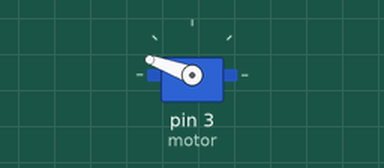
Recording of a sketch running on a simulated Arduino Uno, built with avr-gcc and run on an emulated ATmega328P. Parts: servo.

Above: at 0.05 s.
Timing chart, 0 to 3.7 s (numbered marks = the images above):
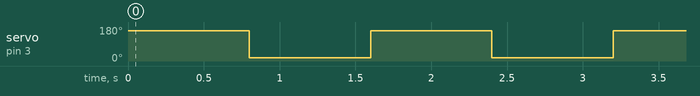

Measured:
- by itself, servo on pin 3 (motor): alternates 160° for 0.80 s and 16° for 0.80 s

The sketch:

exemplo_1_-_simples.ino
```cpp
#include <Servo.h>
Servo motor;

void setup(){
motor.attach(3);
}

void loop(){
motor.write(160);
delay(800);
motor.write(16);
delay(800);

}
```
